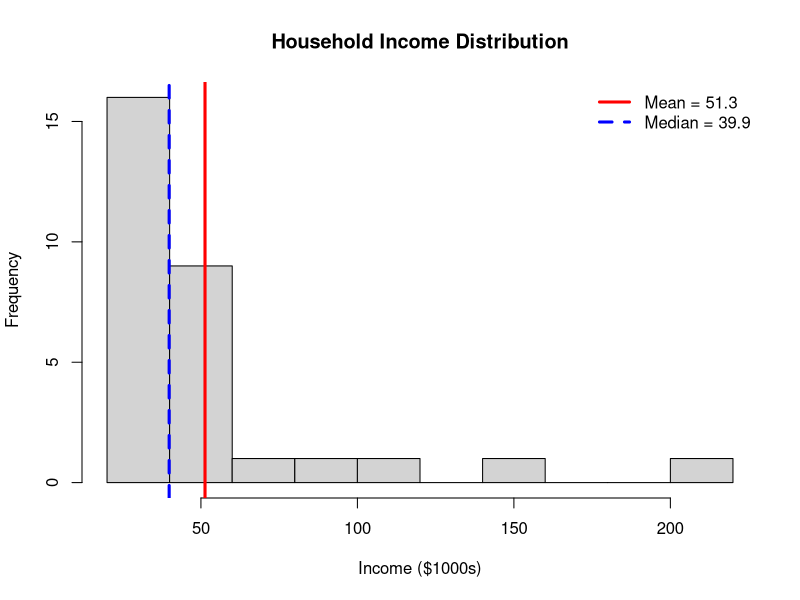
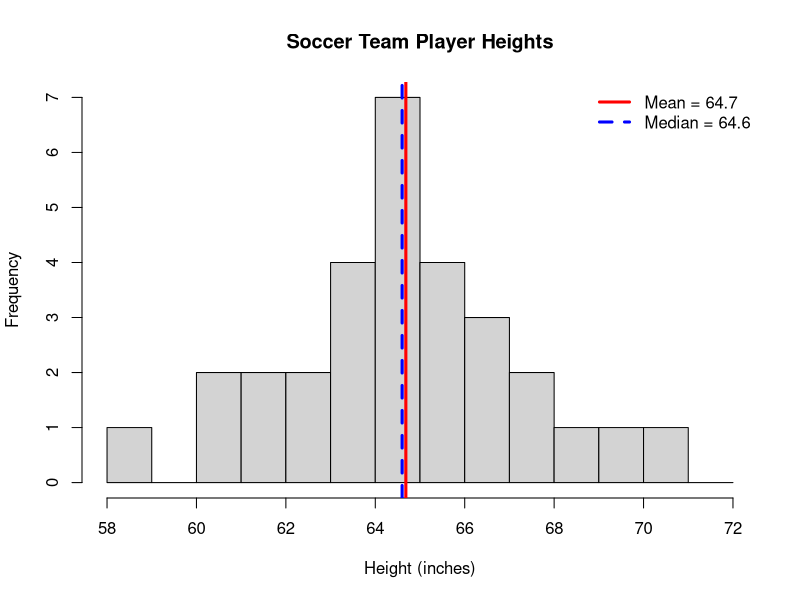
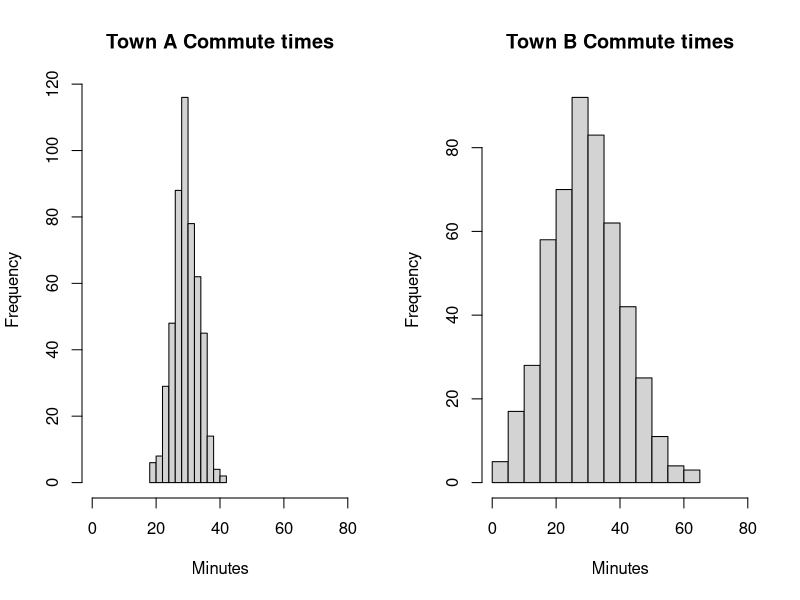
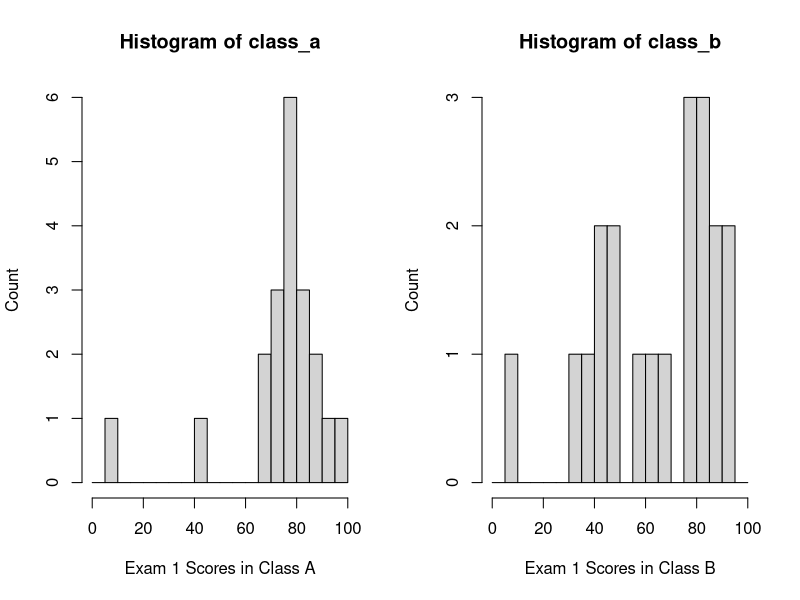
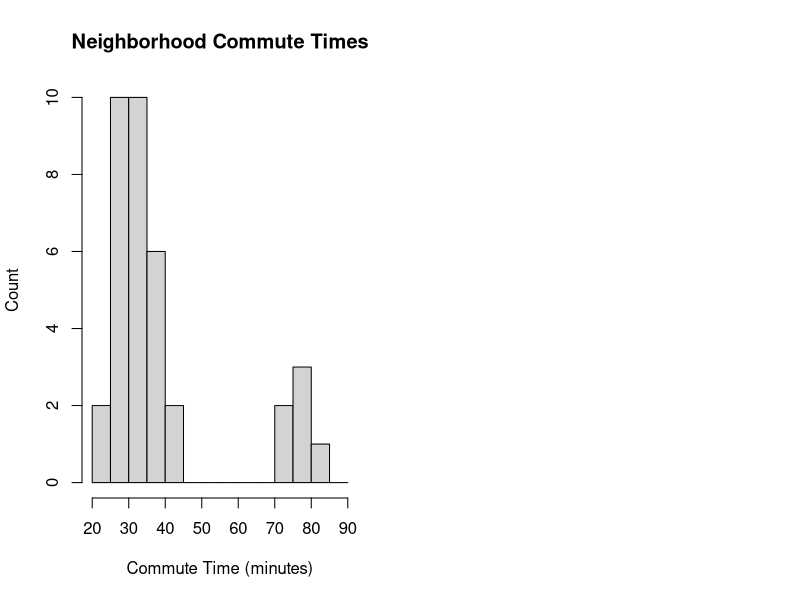
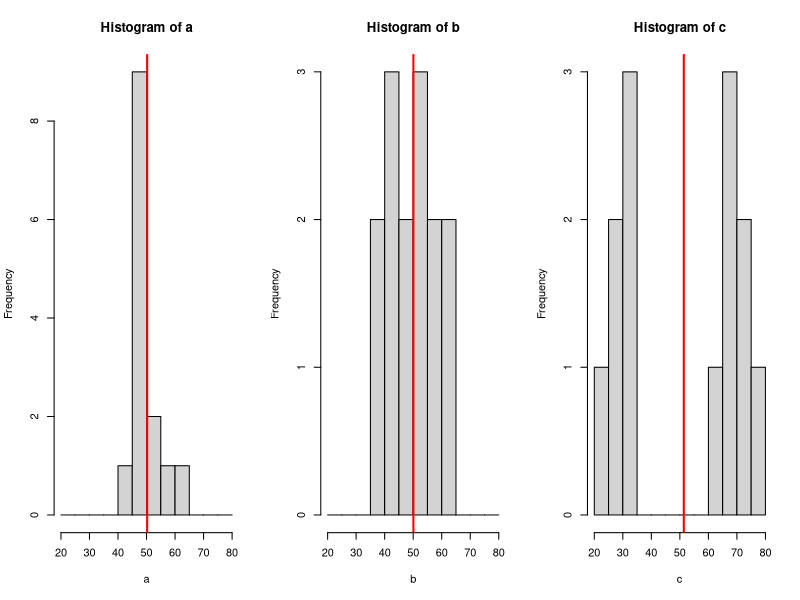
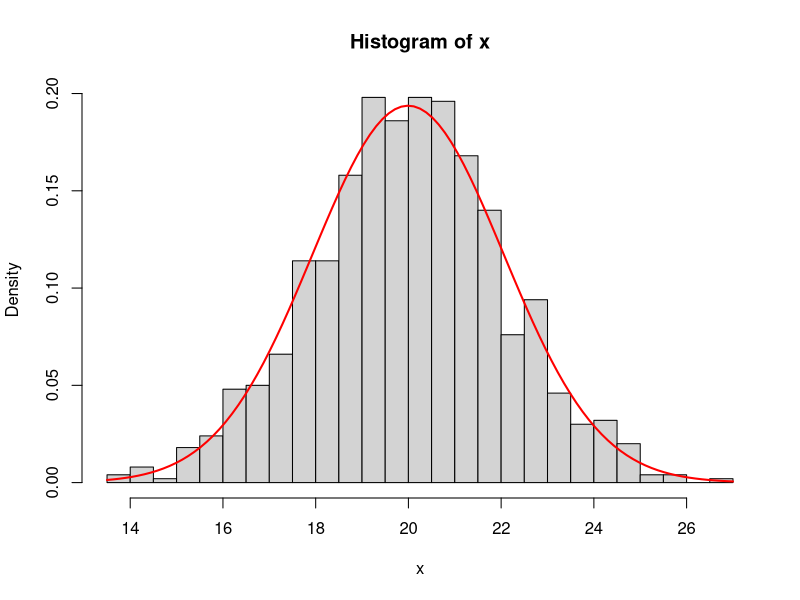
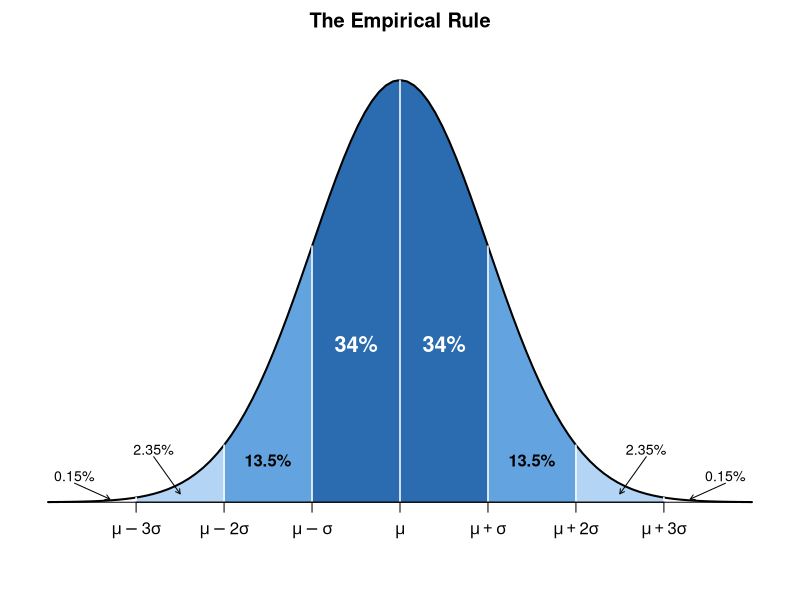

Generate these figures, in order, with R:
## ---- chunk 1
#| label: fig-income
#| fig-cap: "Right-skewed household income distribution."
#| echo: false
#| fig-width: 6

income <- c(20.7, 21.4, 22.4, 26.3, 26.8, 28.4, 28.6, 28.6, 33.2, 33.8,
            34.6, 35.0, 36.7, 37.9, 39.7, 40.0, 40.1, 41.7, 42.8, 44.7,
            45.3, 47.1, 47.4, 48.5, 52.5, 78.0, 92.0, 110.0, 145.0, 210.0)

inc_mean   <- mean(income)
inc_median <- median(income)

hist(income,
     breaks = 10,
     main = "Household Income Distribution",
     xlab = "Income ($1000s)", ylab = "Frequency")

abline(v = inc_mean,   col = "red",  lwd = 3, lty = 1)
abline(v = inc_median, col = "blue", lwd = 3, lty = 2)

legend("topright",
       legend = c(paste0("Mean = ",   round(inc_mean, 1)),
                  paste0("Median = ", round(inc_median, 1))),
       col = c("red", "blue"), lwd = 3, lty = c(1, 2), bty = "n")
## ---- chunk 2
#| label: fig-heights
#| fig-cap: "Approximately symmetric distribution of soccer team heights."
#| echo: false
#| fig-width: 6

heights <- c(58.9, 60.2, 60.8, 61.5, 62.0, 62.3, 62.7, 63.1, 63.4, 63.6,
             63.9, 64.1, 64.3, 64.4, 64.5, 64.7, 64.8, 65.0, 65.2, 65.5,
             65.7, 66.0, 66.3, 66.6, 67.0, 67.4, 67.9, 68.6, 69.3, 70.8)

ht_mean   <- mean(heights)
ht_median <- median(heights)

hist(heights,
     breaks = seq(58, 72, by = 1),
     main = "Soccer Team Player Heights",
     xlab = "Height (inches)", ylab = "Frequency")

abline(v = ht_mean,   col = "red",  lwd = 3, lty = 1)
abline(v = ht_median, col = "blue", lwd = 3, lty = 2)

legend("topright",
       legend = c(paste0("Mean = ",   round(ht_mean, 1)),
                  paste0("Median = ", round(ht_median, 1))),
       col = c("red", "blue"), lwd = 3, lty = c(1, 2), bty = "n")
## ---- chunk 3
#| label: fig-commute-spread
#| fig-cap: "Commute times in two different towns."
#| echo: false
#| fig-width: 9

set.seed(42)

rnorm_positive <- function(n, mean, sd) {
  out <- numeric(0)
  while (length(out) < n) {
    draw <- rnorm(n * 2, mean = mean, sd = sd)
    out <- c(out, draw[draw > 0])
  }
  out[1:n]
}

# Create data
town_a <- round(rnorm_positive(500, mean = 30, sd = 4)) 
town_b <- round(rnorm_positive(500, mean = 30, sd = 12))  

par(mfrow = c(1, 2))

# Town A hist
hist(town_a,
     main = "Town A Commute times",
     xlab = "Minutes", ylab = "Frequency",
     xlim = c(0,80))

# Town B hist
hist(town_b,
     main = "Town B Commute times",
     xlab = "Minutes", ylab = "Frequency",
     xlim = c(0,80))
## ---- chunk 4
#| echo: false

commute_data <- data.frame(
  town_a_minutes = town_a,
  town_b_minutes = town_b
)

write.csv(commute_data, "commute_times.csv", row.names = FALSE)
## ---- chunk 5
#| label: fig-quiz-spread
#| fig-cap: "Scores on Exam 1 in Class A and Class B"
#| echo: false
#| fig-width: 9


class_a <- c(10, 82, 83, 80, 91, 76, 70, 74, 80, 86,
             66, 71, 79, 87, 83, 96, 73, 77, 80, 44)
class_b <- c(10, 34, 36, 44, 45, 48, 50, 56, 66, 64,
             76, 77, 80, 84, 88, 89, 91, 95, 82, 83)

par(mfrow=c(1,2))

hist(class_a, breaks = seq(0, 100, by = 5),
     xlim = c(0, 100),
     xlab = "Exam 1 Scores in Class A", ylab = "Count")

hist(class_b, breaks = seq(0, 100, by = 5),
     xlim = c(0, 100),
     xlab = "Exam 1 Scores in Class B", ylab = "Count")
## ---- chunk 6
#| echo: false

# Commute times for a mixed population: remote-adjacent workers vs. downtown commuters
commute_b <- c(24, 25, 26, 27, 27, 28, 28, 29, 29, 30,
             30, 30, 31, 31, 32, 32, 33, 33, 34, 34,
             35, 35, 36, 36, 37, 38, 39, 40, 41, 42,
             72, 74, 76, 78, 80, 82)

print(fivenum(commute_b))
## ---- chunk 7
#| label: fig-bimodal-commute
#| fig-cap: "Histogram of neighborhood commute times."
#| echo: false
#| fig-width: 6

hist(commute_b,
     breaks = seq(20, 90, by = 5),
     main = "Neighborhood Commute Times",
     xlab = "Commute Time (minutes)", ylab = "Count")
## ---- chunk 8
#| label: std-data
#| fig-cap: "Histograms of data with similar mean and different standard deviations."
#| echo: false
#| fig-width: 9
#| fig-height: 4

a <- c(45, 46, 46, 47, 47, 47, 48, 48, 49, 50, 52, 55, 59, 64)  # right-skewed
b <- c(38, 40, 41, 43, 45, 47, 49, 51, 53, 55, 57, 59, 61, 62)  # roughly flat
c <- c(24, 27, 30, 31, 33, 35, 62, 66, 68, 70, 71, 74, 77)      # bimodal

br <- seq(20, 80, by = 5)
par(mfrow = c(1, 3))
hist(a, breaks = br)
abline(v = mean(a), col = "red", lwd = 2)
hist(b, breaks = br)
abline(v = mean(b), col = "red", lwd = 2)
hist(c, breaks = br)
abline(v = mean(c), col = "red", lwd = 2)
par(mfrow = c(1, 1))
## ---- chunk 9
#| label: normal-data
#| fig-cap: "Histogram of approximately normal data."
#| echo: false
#| fig-width: 6

x <- rnorm(1000, mean = 20, sd = 2)
m <- mean(x)
s <- sd(x)

hist(x, breaks = 20, freq = FALSE)
curve(dnorm(x, mean = m, sd = s), add = TRUE, col = "red", lwd = 2)
## ---- chunk 10
#| label: empirical-rule
#| echo: false
#| fig-width: 6

x <- seq(-4, 4, length.out = 500)
cols <- c("#2b6cb0", "#63a4e0", "#b3d4f5")  # 1, 2, 3 SDs from the mean

par(mar = c(4, 1, 2, 1))
plot(x, dnorm(x), type = "n", axes = FALSE, xlab = "", ylab = "",
     ylim = c(0, 0.42), main = "The Empirical Rule")

# Shade each one-SD band
for (k in -3:2) {
  xs <- seq(k, k + 1, length.out = 100)
  polygon(c(k, xs, k + 1), c(0, dnorm(xs), 0),
          col = cols[max(abs(k), abs(k + 1))], border = NA)
}

curve(dnorm(x), from = -4, to = 4, add = TRUE, lwd = 2)
segments(-3:3, 0, -3:3, dnorm(-3:3), col = "white", lwd = 1.5)

axis(1, pos = 0, at = c(-4, -3:3, 4), labels = FALSE, lwd.ticks = 0)
axis(1, pos = 0, at = -3:3,
     labels = expression(mu - 3*sigma, mu - 2*sigma, mu - sigma, mu,
                         mu + sigma, mu + 2*sigma, mu + 3*sigma))

# Percentages for each band
text(c(-0.5, 0.5), 0.15, "34%",   cex = 1.3, col = "white", font = 2)
text(c(-1.5, 1.5), 0.04, "13.5%", cex = 1.0, font = 2)
text(c(-2.8, 2.8), 0.05, "2.35%", cex = 0.85)
arrows(c(-2.8, 2.8), 0.043, c(-2.5, 2.5), 0.008, length = 0.05)
text(c(-3.7, 3.7), 0.025, "0.15%", cex = 0.85)
arrows(c(-3.7, 3.7), 0.018, c(-3.3, 3.3), 0.003, length = 0.05)
## ---- chunk 11
#| label: commute-box
#| echo: false
#| fig-width: 6
commute <- c(24, 25, 26, 27, 27, 28, 28, 29, 29, 30, 30, 30, 31, 31, 32, 32,
             33, 33, 34, 34, 35, 35, 36, 36, 37, 38, 39, 40, 41, 42,
             72, 74, 76, 78, 80, 82)

boxplot(commute, horizontal = TRUE, col = "lightblue",
        xlab = "Minutes")
